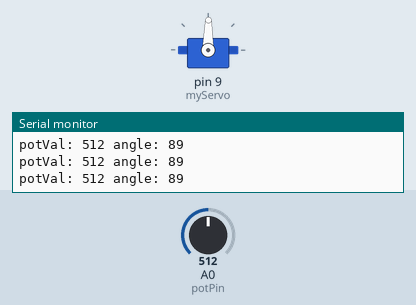
This sketch was run on a simulated Arduino Uno, built with avr-gcc and run on an emulated ATmega328P. On the bench: servo, the last lines printed to the serial monitor. Inputs (shaded band) come from the test bench; at power-on: A0 (potPin) = 512.

Above: at 1.2 s.
1.3 s: A0 (potPin) set to 562
At 1.9 s:
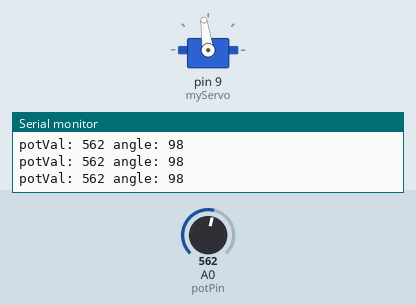
4.3 s: A0 (potPin) set to 588
At 5.0 s:
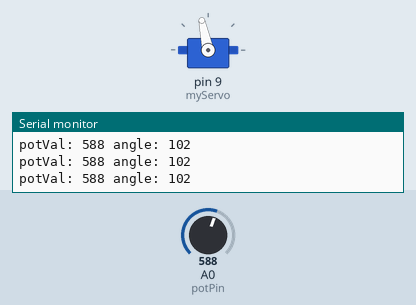
5.8 s: A0 (potPin) set to 306
At 7.0 s:
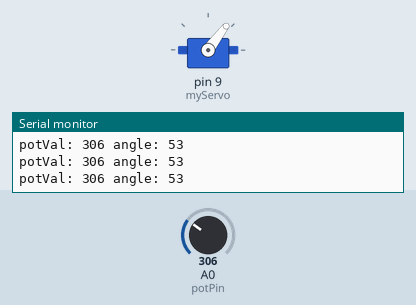
7.3 s: A0 (potPin) set to 106
At 8.5 s:
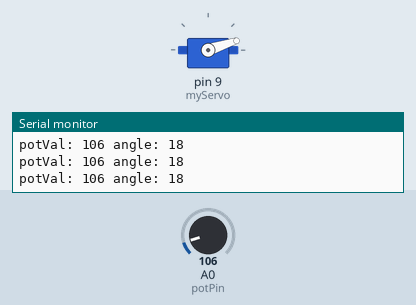
8.8 s: A0 (potPin) set to 89
At 10.0 s:
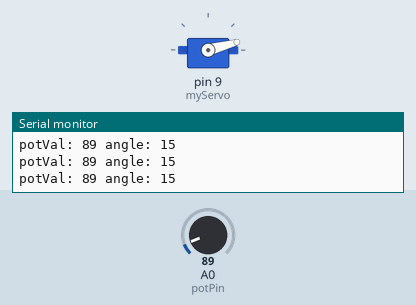
11.8 s: A0 (potPin) set to 716
At 12.3 s:
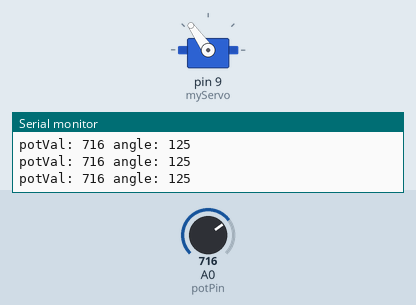
Timing chart, 0 to 14.3 s (numbered marks = the images above; inputs shaded):
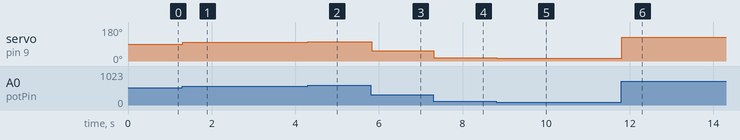

Measured:
- after the input at 1.3 s, servo on pin 9 (myServo): 89° → 98° at once
- after the input at 4.3 s, servo on pin 9 (myServo): 98° → 102° at once
- after the input at 5.8 s, servo on pin 9 (myServo): 102° → 53° at once
- after the input at 7.3 s, servo on pin 9 (myServo): 53° → 18° at once
- after the input at 8.8 s, servo on pin 9 (myServo): 18° → 15° at once
- after the input at 11.8 s, servo on pin 9 (myServo): 15° → 125° at once

The sketch:

mood_cue.ino
```cpp
// Author: JYRI MÄÄTTÄ
// PROJECTS BOOK, Project 05: Mood Cue
// Description: Using a servo motor to make a mechanical gauge to point out what mood youre in that day.

#include <Servo.h>
Servo myServo;

int const potPin = A0; // potentiometer pin
int potVal;            // potentiometer value
int angle;             // servo angle

void setup()
{
  myServo.attach(9);  // attaches the servo on pin 9 to the servo object
  Serial.begin(9600); // opens serial port, sets data rate to 9600 bps
}

void loop()
{
  potVal = analogRead(potPin);          // reads the value of the potentiometer (value between 0 and 1023)
  angle = map(potVal, 0, 1023, 0, 179); // scale it to use it with the servo (value between 0 and 180)
  myServo.write(angle);                 // sets the servo position according to the scaled value
  Serial.print("potVal: ");
  Serial.print(potVal);
  Serial.print(" angle: ");
  Serial.println(angle);
  myServo.write(angle); // sets the servo position according to the scaled value
  delay(15);            // waits for the servo to get there
}
```
